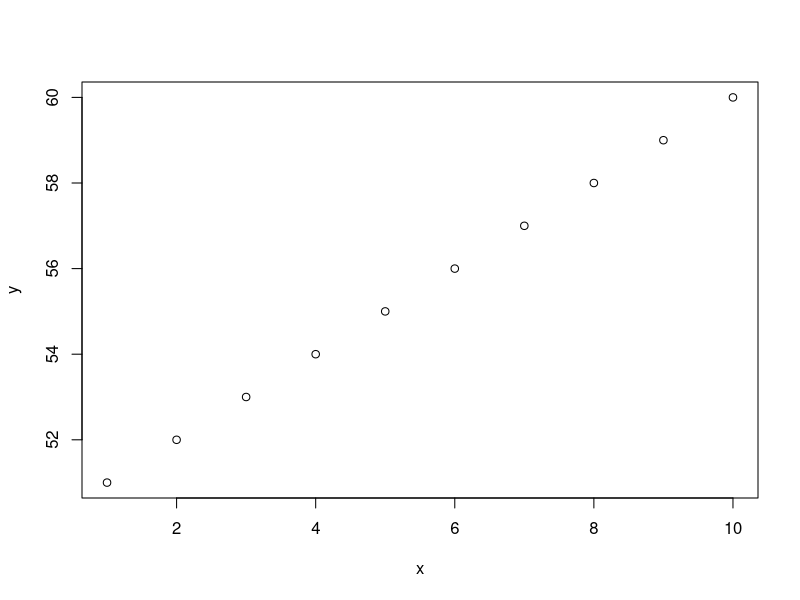

Write R code to recreate this figure.
## ---- chunk 1
x <- 1:10
y <- 51:60
plot(x,y)

